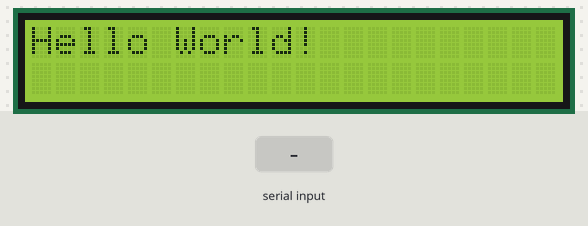
The sketch below on a simulated Arduino Uno, built with avr-gcc and run on an emulated ATmega328P. Parts: 22×2 character LCD. The test bench sets the inputs (shaded band).

Above: at 0.1 s.
2.3 s: "1\n" received over Serial
At 3.3 s:
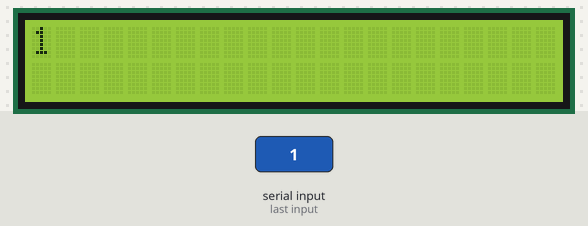
3.8 s: "0\n" received over Serial
At 4.5 s:
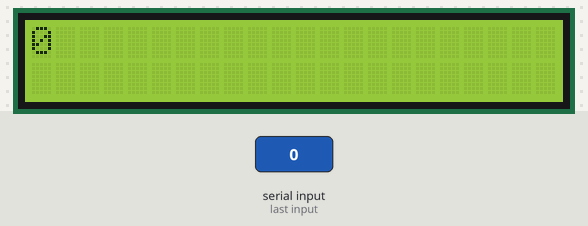
Timing chart, 0 to 6.8 s (numbered marks = the images above; inputs shaded):
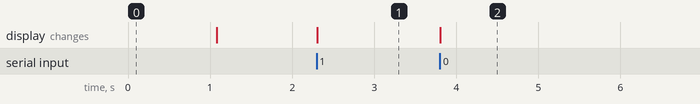

Measured:
- after the input at 2.3 s, the display: changes at once (image 1)
- after the input at 3.8 s, the display: changes at once (image 2)

The sketch:

display.ino
```cpp
#include <Arduino.h>
#include <Wire.h>
#include <LiquidCrystal_I2C.h>
#define MAX_MESSAGE_LENGTH 16
#define LCD_ID 0x27
#define LCD_ROWS 0x2
#define LCD_COLS 0x16

static const char* wlcm_msg = "Hello World!";

LiquidCrystal_I2C lcd(LCD_ID, LCD_COLS, LCD_ROWS);

void setup() {
  Serial.begin(9600);
  lcd.begin();
  lcd.backlight();
  lcd.clear();
  lcd.print(wlcm_msg);
  delay(1000);
  lcd.clear();
}

void lcd_write(char* message, int row) {
  if (row == 0)
    lcd.clear();
  lcd.setCursor(0, row);
  lcd.print(message);
}

void loop() {
  char input = 0;
  int row = 0;
  static char message[MAX_MESSAGE_LENGTH + 1];
  static unsigned int pos = 0;

  while (Serial.available() > 0) {
    input = Serial.read();
    if (input != '\n' && (pos <= MAX_MESSAGE_LENGTH)) {
      if (input == '\r') continue;
      message[pos++] = input;
    } else {
      message[pos] = '\0';
      pos = 0;
      lcd_write(message, row++);
      if (row > 1) row = 0;
    }
  }
}
```
